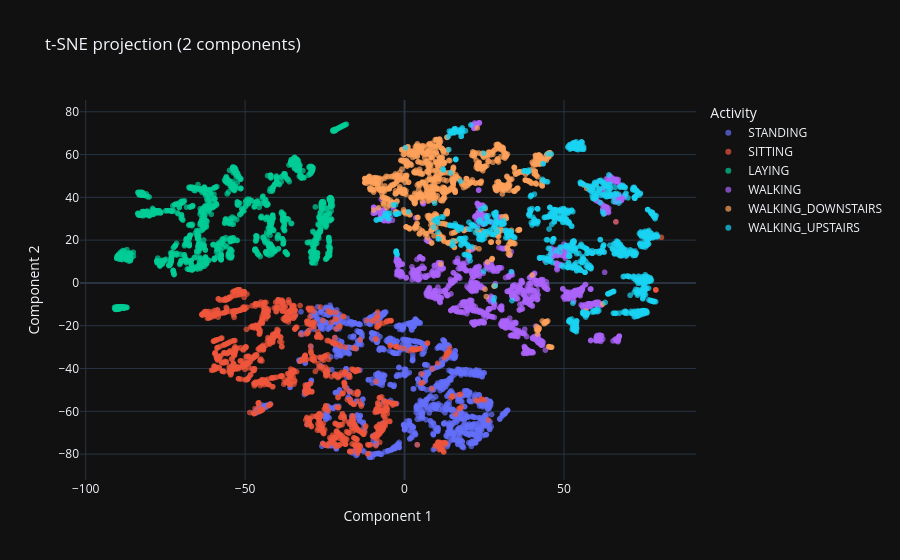

This figure's notebook cell:
### Markdown cell above
Теперь нарисуйте scatter-график через `plotly.express` для `df_2_comp` с выделением цветами активностей. Красиво получилось? Видны скопления точек одного цвета? Можно разные активности отделить линиями на данном графике?

### Code cell
import plotly.express as px

fig = px.scatter(
    df_2_comp,
    x='x',
    y='y',
    color='Activity',
    opacity=0.7,
    title='t-SNE projection (2 components)',
    labels={'x': 'Component 1', 'y': 'Component 2'},
)
fig.update_layout(legend_title_text='Activity')
fig.show()

### Figure 1 — Plotly figure (JSON) as saved in the notebook; plotly's stock layout.template omitted (floating-point values rounded to 4 significant figures; data arrays with more than 128 entries replaced by an {"elided": "..."} marker saying what was removed)
{"data": [{"hovertemplate": "Activity=STANDING<br>Component 1=%{x}<br>Component 2=%{y}<extra></extra>", "legendgroup": "STANDING", "marker": {"color": "#636efa", "opacity": 0.7, "symbol": "circle"}, "mode": "markers", "name": "STANDING", "showlegend": true, "x": {"elided": "1374 float values"}, "xaxis": "x", "y": {"elided": "1374 float values"}, "yaxis": "y", "type": "scattergl"}, {"hovertemplate": "Activity=SITTING<br>Component 1=%{x}<br>Component 2=%{y}<extra></extra>", "legendgroup": "SITTING", "marker": {"color": "#EF553B", "opacity": 0.7, "symbol": "circle"}, "mode": "markers", "name": "SITTING", "showlegend": true, "x": {"elided": "1286 float values"}, "xaxis": "x", "y": {"elided": "1286 float values"}, "yaxis": "y", "type": "scattergl"}, {"hovertemplate": "Activity=LAYING<br>Component 1=%{x}<br>Component 2=%{y}<extra></extra>", "legendgroup": "LAYING", "marker": {"color": "#00cc96", "opacity": 0.7, "symbol": "circle"}, "mode": "markers", "name": "LAYING", "showlegend": true, "x": {"elided": "1407 float values"}, "xaxis": "x", "y": {"elided": "1407 float values"}, "yaxis": "y", "type": "scattergl"}, {"hovertemplate": "Activity=WALKING<br>Component 1=%{x}<br>Component 2=%{y}<extra></extra>", "legendgroup": "WALKING", "marker": {"color": "#ab63fa", "opacity": 0.7, "symbol": "circle"}, "mode": "markers", "name": "WALKING", "showlegend": true, "x": {"elided": "1226 float values"}, "xaxis": "x", "y": {"elided": "1226 float values"}, "yaxis": "y", "type": "scattergl"}, {"hovertemplate": "Activity=WALKING_DOWNSTAIRS<br>Component 1=%{x}<br>Component 2=%{y}<extra></extra>", "legendgroup": "WALKING_DOWNSTAIRS", "marker": {"color": "#FFA15A", "opacity": 0.7, "symbol": "circle"}, "mode": "markers", "name": "WALKING_DOWNSTAIRS", "showlegend": true, "x": {"elided": "986 float values"}, "xaxis": "x", "y": {"elided": "986 float values"}, "yaxis": "y", "type": "scattergl"}, {"hovertemplate": "Activity=WALKING_UPSTAIRS<br>Component 1=%{x}<br>Component 2=%{y}<extra></extra>", "legendgroup": "WALKING_UPSTAIRS", "marker": {"color": "#19d3f3", "opacity": 0.7, "symbol": "circle"}, "mode": "markers", "name": "WALKING_UPSTAIRS", "showlegend": true, "x": {"elided": "1073 float values"}, "xaxis": "x", "y": {"elided": "1073 float values"}, "yaxis": "y", "type": "scattergl"}], "layout": {"xaxis": {"anchor": "y", "domain": [0.0, 1.0], "title": {"text": "Component 1"}}, "yaxis": {"anchor": "x", "domain": [0.0, 1.0], "title": {"text": "Component 2"}}, "legend": {"title": {"text": "Activity"}, "tracegroupgap": 0}, "title": {"text": "t-SNE projection (2 components)"}}}
